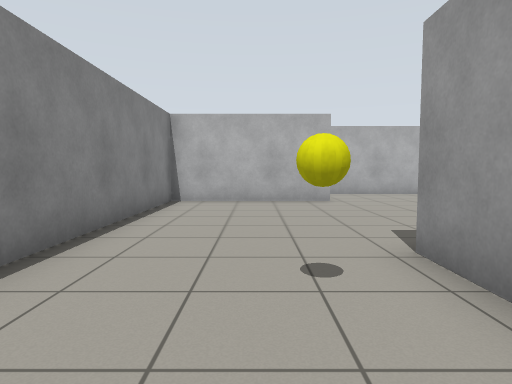
[1] (above)

22 first-person views from a walk through a Gazebo world. The camera is 0.94 m above the floor, tilts 4° down and sees 75° across. The floor is counted in squares, 1 m on a side. Each view is taken from the middle of a square. On the plan, view 1 faces up. The plan holds only what a view shows up to about 12 squares ahead; the rest is blank.

[2]
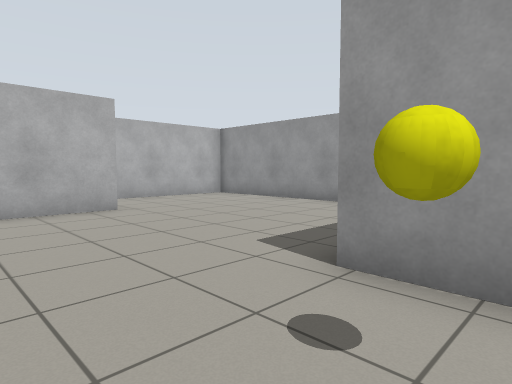

[3]
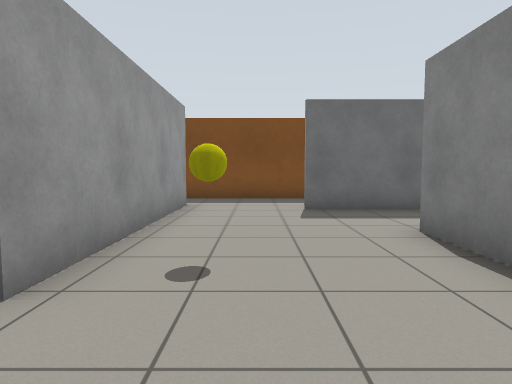

[4]
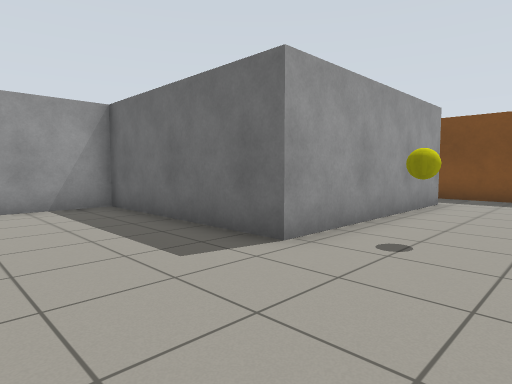

[5]
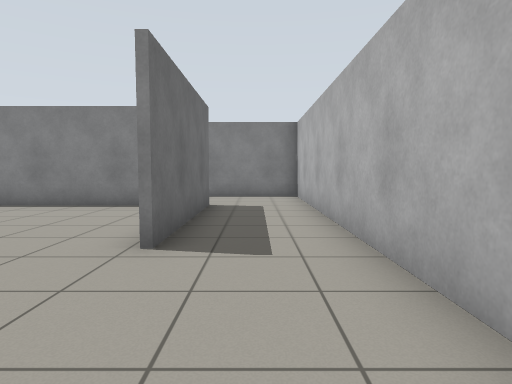

[6]
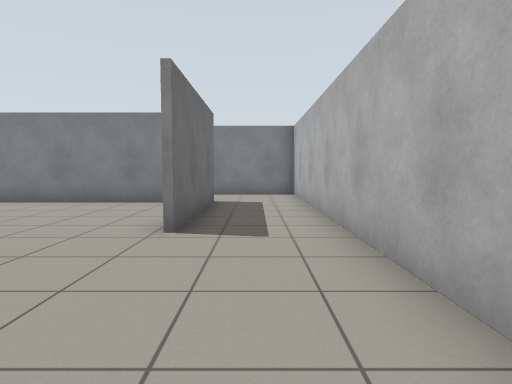

[7]
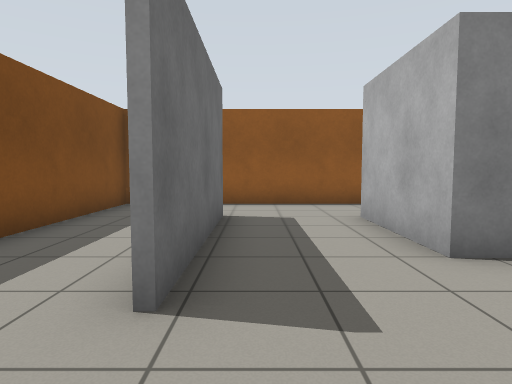

[8]
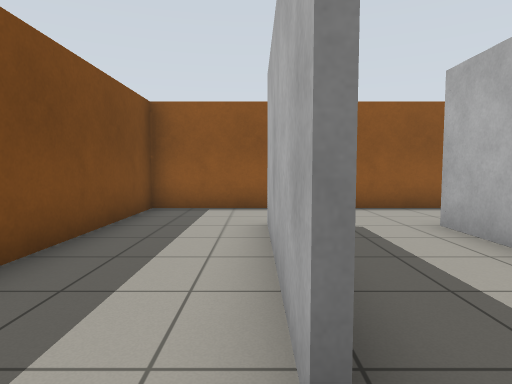

[9]
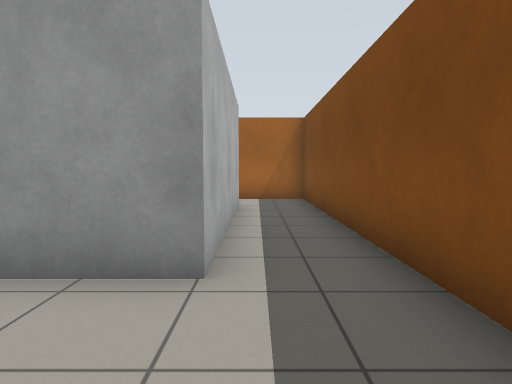

[10]
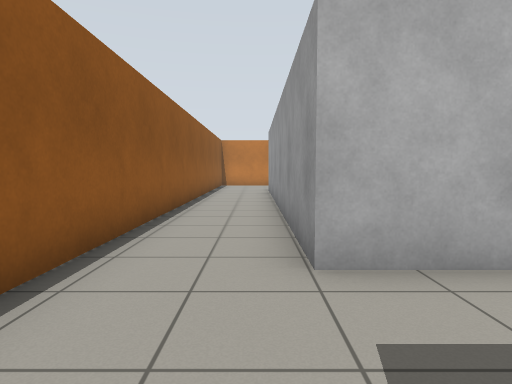

[11]
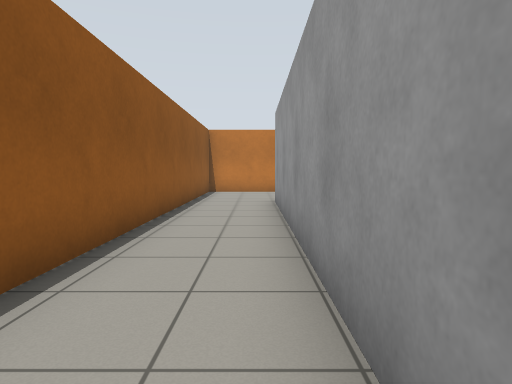

[12]
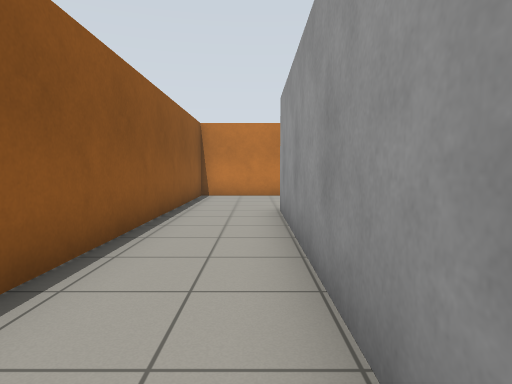

[13]
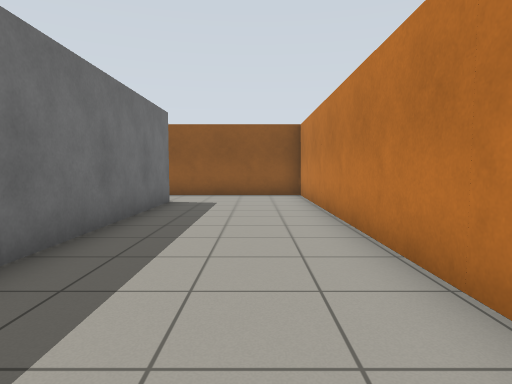

[14]
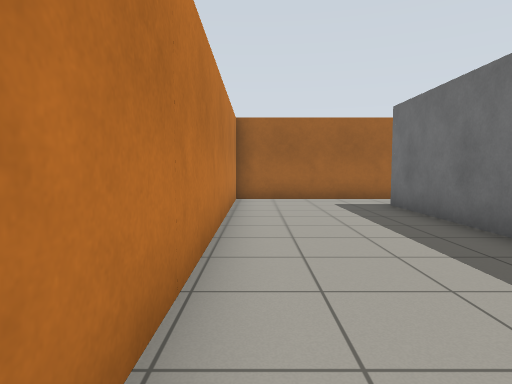

[15]
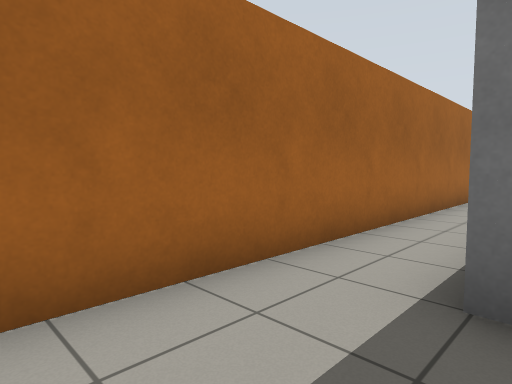

[16]
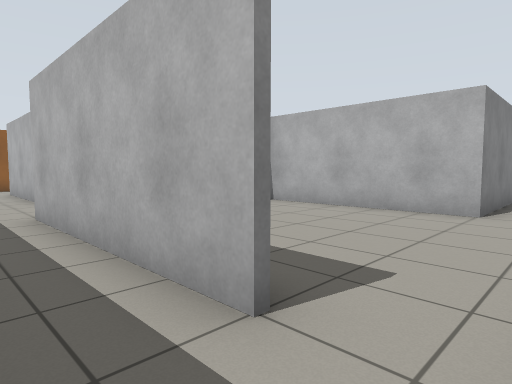

[17]
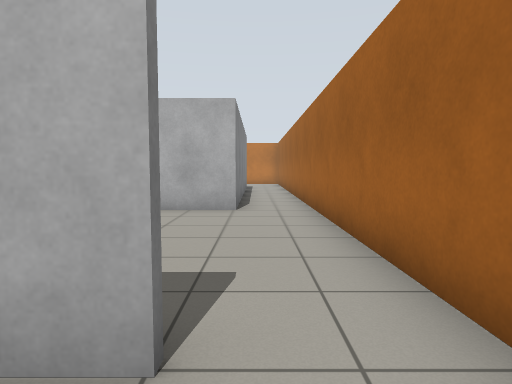

[18]
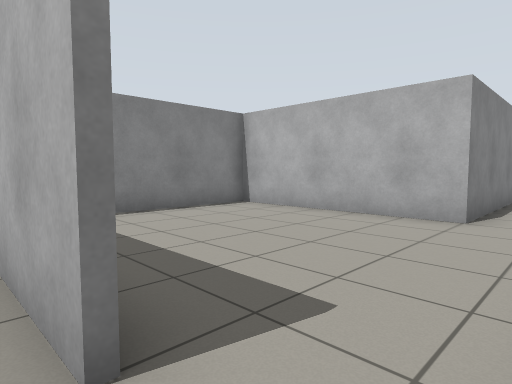

[19]
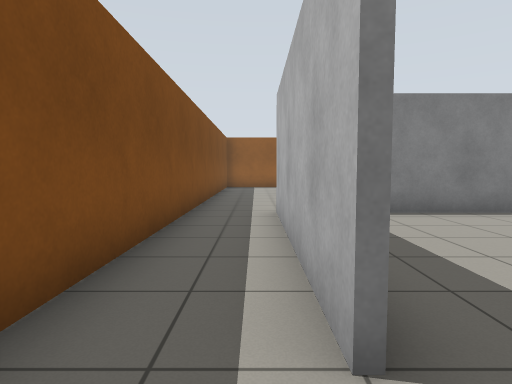

[20]
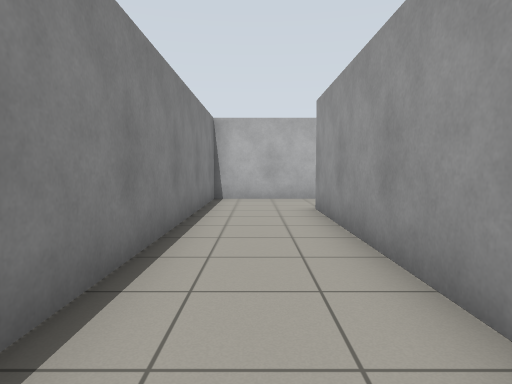

[21]
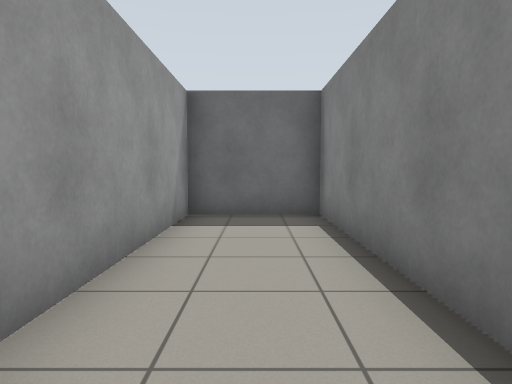

[22]
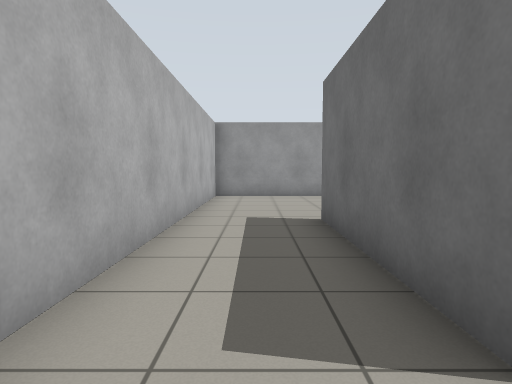

### Floor plan
Ten units are one square. View 1 is at (0, 0); x grows to the right and y downward. Boxes are objects, and circles mark ways between rooms. Rooms are numbered by the first view taken in them; rooms with no view inside come last. Other rooms are left out.
<svg viewBox="-84 -171 182 221">
<path fill="none" stroke="#000" d="M22 -96 -25 -96 -25 -10 -55 -10 -55 -125 9 -125M34 -125 76 -125M75 -81 75 -35M-11 18 -56 18M93 -34 93 -166M-56 17 -11 17M76 26 18 26 18 -37 74 -37 74 -124 -53 -124 -53 -12 -26 -12 -26 -98 22 -98M90 -166 -79 -166 -79 45 93 45 93 25M75 -35 19 -35 19 2M93 25 93 -34"/>
<rect x="5" y="-35" width="10" height="10" fill="#bbb"><title>yellow ball</title></rect>
<circle cx="85" cy="20" r="3" fill="#2a7"/>
<circle cx="90" cy="-30" r="3" fill="#2a7"/>
<text x="0" y="-70">1</text>
<text x="60" y="-10">2</text>
</svg>
Room 1 opens to room 2.

Where each view was taken, in squares from view 1:
view 1: 0 up, 0 right, facing up
view 2: 2 up, 1 left, facing up-right
view 3: 6 up, 0 right, facing down
view 4: 7 up, 1 left, facing down-right
view 5: 11 up, 6 right, facing left
view 6: 11 up, 7 right, facing left
view 7: 1 down, 1 right, facing left
view 8: 2 down, 0 right, facing left
view 9: 3 down, 1 left, facing right
view 10: 2 down, 6 left, facing up
view 11: 3 up, 6 left, facing up
view 12: 5 up, 6 left, facing up
view 13: 15 up, 4 right, facing left
view 14: 16 up, 1 left, facing right
view 15: 15 up, 7 right, facing down-right
view 16: 4 down, 9 right, facing up-left
view 17: 4 down, 8 right, facing up
view 18: 3 down, 9 right, facing up-left
view 19: 3 down, 9 right, facing left
view 20: 2 up, 4 left, facing up
view 21: 8 up, 4 left, facing down
view 22: 11 up, 4 left, facing right
